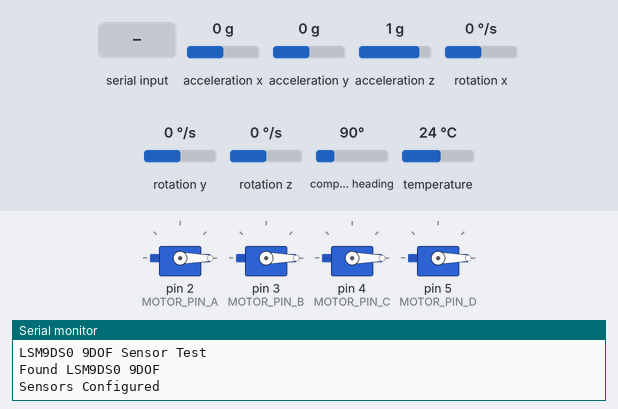
A sketch run on a simulated Arduino Mega 2560, built with avr-gcc and run on an emulated ATmega2560. On the bench: 4 × servo, the last lines printed to the serial monitor. The test bench sets the inputs (shaded band); at power-on: acceleration x 0 g, acceleration y 0 g, acceleration z 1 g, rotation x 0 °/s, rotation y 0 °/s, rotation z 0 °/s, compass heading 90°, temperature 24 °C.

Above: at 1.2 s.
1.3 s: "o" received over Serial
At 2.2 s:
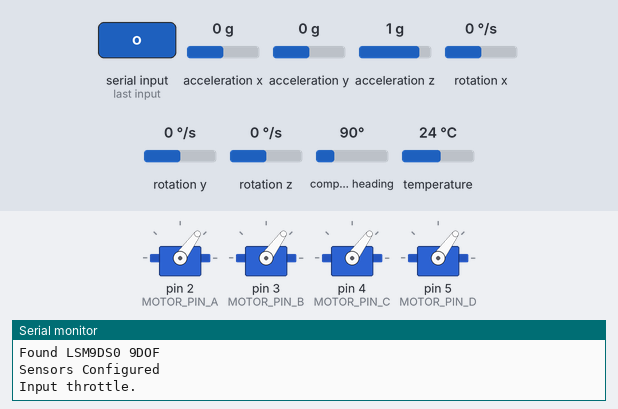
2.8 s: "u" received over Serial
At 3.6 s:
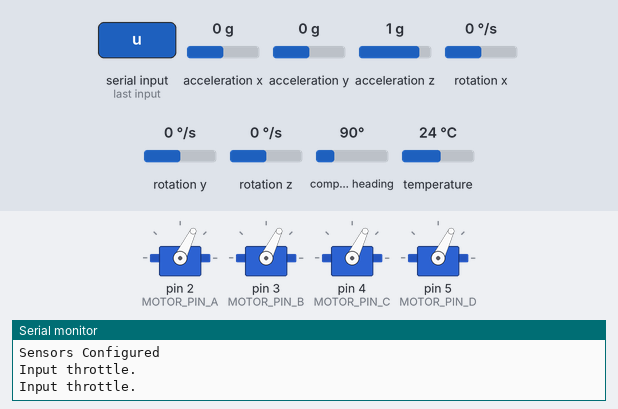
5.8 s: "s" received over Serial
14.8 s: "d" received over Serial
20.8 s: "1" received over Serial
Timing chart, 0 to 32.6 s (numbered marks = the images above; inputs shaded):
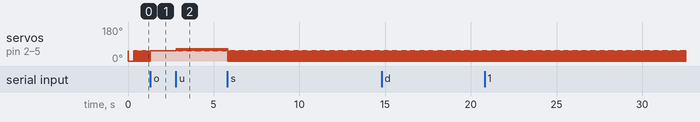

The sketch:

PID_Test-001.ino
```cpp
#include <Servo.h>
#include <SPI.h>
#include <Wire.h>
#include <Adafruit_Sensor.h>
#include <Adafruit_LSM9DS0.h>


// ************************************************************************
// Begin Motor Configuration
#define MOTOR_PIN_A 2
#define MOTOR_PIN_B 3
#define MOTOR_PIN_C 4
#define MOTOR_PIN_D 5

Servo motor_A, motor_B, motor_C, motor_D;

#define MAX_SIGNAL 2000
#define MIN_SIGNAL 1100
#define STOP 0

int ESC_speed_A = 0;
int ESC_speed_B = 0;
int ESC_speed_C = 0;
int ESC_speed_D = 0;

int motor_A_throttle = 0;
int motor_B_throttle = 0;
int motor_C_throttle = 0;
int motor_D_throttle = 0;

void controlMotors(void);

// End Motor Configuration


// ************************************************************************
// Begin IMU Configuration
/*
Connections (For default I2C)
   ===========
   Connect SCL to SCL 21 (Mega)
   Connect SDA to SDL 20 (Mega)
   Connect VDD to 5V DC
   Connect GROUND to common ground
*/

float angle_x = 0;
float angle_y = 0;
float angle_z = 0;

float dt = 0;
float timer = 0;

Adafruit_LSM9DS0 lsm = Adafruit_LSM9DS0(1000);  // Use I2C, ID #1000, **Assign a unique base ID for this sensor**

void configureSensor(void);
void readSensor(void);

// End IMU Configuration


// ************************************************************************
// Begin PID Configuration
float error_x = 0;
float error_y = 0;
float error_z = 0;

float previous_error_x = 0;
float previous_error_y = 0;
float previous_error_z = 0;

int Px = 0;
int Py = 0;
int Pz = 0;

int Ix = 0;
int Iy = 0;
int Iz = 0;

int Dx = 0;
int Dy = 0;
int Dz = 0;

float previous_Ix = 0;
float previous_Iy = 0;
float previous_Iz = 0;

float Kp = 0;
float Ki = 0;
float Kd = 0;

float PID_x = 0;
float PID_y = 0;
float PID_z = 0;

// End PID Configuration


// ************************************************************************
void setup() {
  Serial.begin(9600);

  // ************* LSM9DS0 Setup *************
  #ifndef ESP8266
  while (!Serial);                      // will pause Zero, Leonardo, etc until serial console opens
  #endif

  Serial.println(F("LSM9DS0 9DOF Sensor Test")); Serial.println("");

  /* Initialize the sensor */
  if(!lsm.begin())                      // Initialize the sensor
  {
    /* There was a problem detecting the LSM9DS0 ... check your connections */
    Serial.print(F("Ooops, no LSM9DS0 detected ... Check your wiring!"));
    while(1);
  }
  Serial.println(F("Found LSM9DS0 9DOF"));

  configureSensor();
  Serial.println("Sensors Configured");

  //************** ESC/Motor Setup ***************
  motor_A.attach(MOTOR_PIN_A);
  motor_B.attach(MOTOR_PIN_B);
  motor_C.attach(MOTOR_PIN_C);
  motor_D.attach(MOTOR_PIN_D);
/*
  Serial.println("Outputting Maximum Power...");
  motor_A.writeMicroseconds(MAX_SIGNAL);
  motor_B.writeMicroseconds(MAX_SIGNAL);
  motor_C.writeMicroseconds(MAX_SIGNAL);
  motor_D.writeMicroseconds(MAX_SIGNAL);

  Serial.println("Turn on Power source, wait 2 seconds and press any key...");
  while(!Serial.available());
  Serial.read();

  Serial.println("Outputting Minimum Power...");
  motor_A.writeMicroseconds(MIN_SIGNAL);
  motor_B.writeMicroseconds(MIN_SIGNAL);
  motor_C.writeMicroseconds(MIN_SIGNAL);
  motor_D.writeMicroseconds(MIN_SIGNAL);

  Serial.println("Motor Calibration Complete.");
  delay(2000);
  */
}


// *********************************************************************
void controlMotors() {
    // Consirains Motor Speeds
    if (ESC_speed_A > MAX_SIGNAL)
      ESC_speed_A = MAX_SIGNAL;
    if (ESC_speed_A < MIN_SIGNAL)
     ESC_speed_A = MIN_SIGNAL;

    if (ESC_speed_B > MAX_SIGNAL)
      ESC_speed_B = MAX_SIGNAL;
    if (ESC_speed_B < MIN_SIGNAL)
     ESC_speed_B = MIN_SIGNAL;

     if (ESC_speed_C > MAX_SIGNAL)
      ESC_speed_C = MAX_SIGNAL;
    if (ESC_speed_C < MIN_SIGNAL)
     ESC_speed_C = MIN_SIGNAL;

     if (ESC_speed_D > MAX_SIGNAL)
      ESC_speed_D = MAX_SIGNAL;
    if (ESC_speed_D < MIN_SIGNAL)
     ESC_speed_D = MIN_SIGNAL;

    motor_A.writeMicroseconds(ESC_speed_A);
    motor_B.writeMicroseconds(ESC_speed_B);
    motor_C.writeMicroseconds(ESC_speed_C);
    motor_D.writeMicroseconds(ESC_speed_D);
}


// ******************************************************************************
void configureSensor(){
  // 1.) Set the accelerometer range
  lsm.setupAccel(lsm.LSM9DS0_ACCELRANGE_2G);
  //lsm.setupAccel(lsm.LSM9DS0_ACCELRANGE_4G);
  //lsm.setupAccel(lsm.LSM9DS0_ACCELRANGE_6G);
  //lsm.setupAccel(lsm.LSM9DS0_ACCELRANGE_8G);
  //lsm.setupAccel(lsm.LSM9DS0_ACCELRANGE_16G);

  // 2.) Set the magnetometer sensitivity
  lsm.setupMag(lsm.LSM9DS0_MAGGAIN_2GAUSS);
  //lsm.setupMag(lsm.LSM9DS0_MAGGAIN_4GAUSS);
  //lsm.setupMag(lsm.LSM9DS0_MAGGAIN_8GAUSS);
  //lsm.setupMag(lsm.LSM9DS0_MAGGAIN_12GAUSS);

  // 3.) Setup the gyroscope
  lsm.setupGyro(lsm.LSM9DS0_GYROSCALE_245DPS);
  //lsm.setupGyro(lsm.LSM9DS0_GYROSCALE_500DPS);
  //lsm.setupGyro(lsm.LSM9DS0_GYROSCALE_2000DPS);
}


// *****************************************************************************
void readSensor(){
  dt = (micros() - timer)/1000000;                    // calculate dt between each sample ****** CONSIDER "IF STATEMENT" IF EXECUTING INTERRUPT ******

  sensors_event_t accel, mag, gyro, temp;
  lsm.getEvent(&accel, &mag, &gyro, &temp);

  float gyro_x = gyro.gyro.x;
  float gyro_y = gyro.gyro.y;
  float gyro_z = gyro.gyro.z;

  float accel_x = accel.acceleration.x;
  float accel_y = accel.acceleration.y;
  float accel_z = accel.acceleration.z;

  // ROLL ****************
  float accel_X_angle = (atan2(accel_y, accel_z)+PI)*180/PI;
  float gyro_X_angle = gyro_x/131;

  angle_x = (0.97)*(angle_x + gyro_X_angle*dt) + (0.03)*(accel_X_angle);

  // PITCH ***************
  float accel_Y_angle = (atan2(accel_x, accel_z)+PI)*180/PI;
  float gyro_Y_angle = gyro_y/131;

  angle_y = (0.97)*(angle_y + gyro_Y_angle*dt) + (0.03)*(accel_Y_angle);

  // YAW *****************
  float accel_Z_angle = (atan2(accel_y, accel_x)+PI)*180/PI;
  float gyro_Z_angle = gyro_z/131;

  angle_z = (0.97)*(angle_z + gyro_Z_angle*dt) + (0.03)*(accel_Z_angle);

  timer = micros();

  //Serial.print("Angle_Y: "); Serial.print(angle_y);
  //Serial.print("Angle X: "); Serial.print(angle_x);
  //Serial.print("Angle Z: "); Serial.print(angle_z);
  //Serial.print("Angle X: "); Serial.print(angle_x); Serial.print(" "); Serial.print("Angle Y: "); Serial.print(angle_y); Serial.print(" ");  Serial.print("Angle Z: "); Serial.print(angle_z);
  //Serial.print("\n");

  //Serial.print("Sensor test");
  //Serial.print("\n");
}


// *****************************************************************************
void calculateError(){
  if(angle_x != 180)
    error_x = angle_x - 180;
  else
    error_x = 0;
  //Serial.print("Error_X: "); Serial.print(error_x);
  //Serial.print("\n");

  if(angle_y != 180)
    error_y = angle_y - 180;
  else
    error_y = 0;
  //Serial.print("Error_Y: "); Serial.print(error_y);
  //Serial.print("\n");

  /*
  if(angle_z != 180)
    error_z = angle_z - 180;
  else
    error_z = 0;
    //Serial.print("Error_Y: "); Serial.print(error_y);
    //Serial.print("\n");
  */
}


// *****************************************************************************
void calculatePID(){
    Px = error_x;
    Ix = previous_Ix + error_x;
    Dx = error_x - previous_error_x;
    PID_x = Kp*Px + Ki*Ix + Kd*Dx;

    previous_Ix = Ix;
    previous_error_x = error_x;

    Py = error_y;
    Iy = previous_Iy + error_y;
    Dy = error_y - previous_error_y;
    PID_y = Kp*Py + Ki*Iy + Kd*Dy;

    previous_Iy = Iy;
    previous_error_y = error_y;
/*
    Pz = error_z;
    Iz = previous_Iz + error_z;
    Dz = error_z - previous_error_z;
    PID_z = Kp*Pz + Ki*Iz + Kd*Dz;

    previous_Iz = Iz;
    previous_error_z = error_z;
*/
}


// *****************************************************************************
void loop() {
  motor_A.writeMicroseconds(motor_A_throttle);   // This Value is controlled by user input from Serial Port
  motor_B.writeMicroseconds(motor_B_throttle);
  motor_C.writeMicroseconds(motor_C_throttle);
  motor_D.writeMicroseconds(motor_D_throttle);

  if (Serial.available() > 0) {
    Serial.println("Input throttle.");
    char ch = Serial.read();
      if (ch == 'o'){
        motor_A_throttle = MIN_SIGNAL;
        motor_B_throttle = MIN_SIGNAL;
        motor_C_throttle = MIN_SIGNAL;
        motor_D_throttle = MIN_SIGNAL;
        }
      else if (ch == 'u'){
        motor_A_throttle += 100;
        motor_B_throttle += 100;
        motor_C_throttle += 100;
        motor_D_throttle += 100;
        }
      else if (ch == 'd'){
        motor_A_throttle -= 100;
        motor_B_throttle -= 100;
        motor_C_throttle -= 100;
        motor_D_throttle -= 100;
        }
      else if (ch == 's'){
        motor_A_throttle = STOP;
        motor_B_throttle = STOP;
        motor_C_throttle = STOP;
        motor_D_throttle = STOP;
        }
  }

  else {
    readSensor();
    controlMotors();
    calculateError();
    calculatePID();
  }
}
```

Measured:
- after the input at 1.3 s, servo on pin 2 (MOTOR_PIN_A), servo on pin 3 (MOTOR_PIN_B), servo on pin 4 (MOTOR_PIN_C), servo on pin 5 (MOTOR_PIN_D): goes on until 1.3 s, then stays 54°
- after the input at 2.8 s, servo on pin 2 (MOTOR_PIN_A), servo on pin 3 (MOTOR_PIN_B), servo on pin 4 (MOTOR_PIN_C), servo on pin 5 (MOTOR_PIN_D): alternates 64° for 0.04 s and 54° for 0.02 s, starting at once
- by itself, servo on pin 2 (MOTOR_PIN_A), servo on pin 3 (MOTOR_PIN_B), servo on pin 4 (MOTOR_PIN_C), servo on pin 5 (MOTOR_PIN_D): repeats every 0.06 s: 54° 0.01 s, 0° 0.05 s
